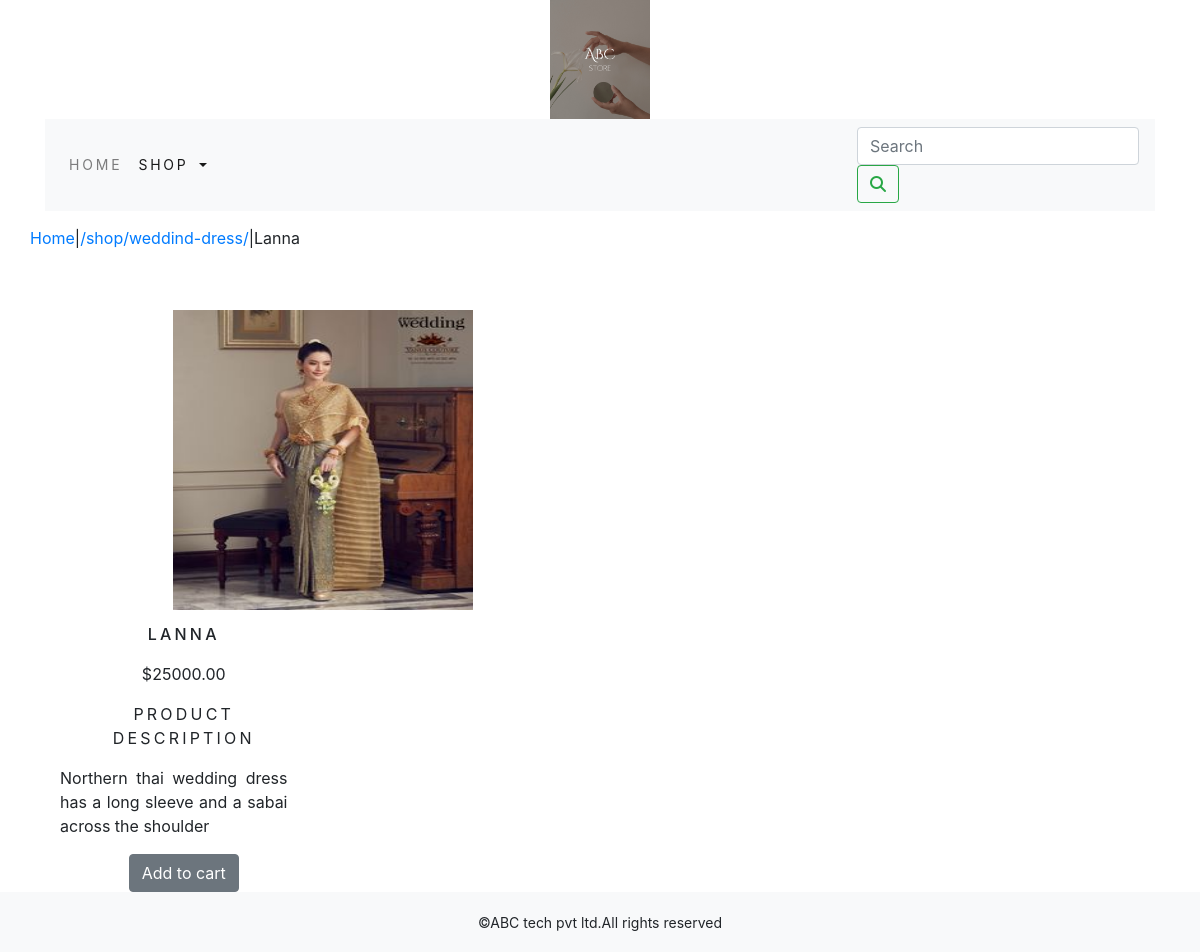
The page /shop/weddind-dress/lanna/ on the database its author committed.
### shop/models.py (models this page shows, shortened)
class Product(models.Model):
    name=models.CharField(max_length=250,unique=True)
    slug=models.SlugField(max_length=250,unique=True)
    description=models.TextField(blank=True)
    price=models.DecimalField(max_digits=10,decimal_places=2)
    category=models.ForeignKey(Category,on_delete=models.CASCADE)
    image=models.ImageField(upload_to='product',blank=True)
    stock=models.IntegerField()
    available=models.BooleanField(default=True)
    created=models.DateTimeField(auto_now_add=True)
    updated=models.DateTimeField(auto_now=True)
    class Meta:
        ordering=('name',)
        verbose_name='product'
        verbose_name_plural='products'

class Category(models.Model):
    name=models.CharField(max_length=250,unique=True)
    slug=models.SlugField(max_length=250,unique=True)
    description=models.TextField(blank=True)
    image=models.ImageField(upload_to='category',blank=True)
    class Meta:
        ordering=('name',)
        verbose_name='category'
        verbose_name_plural='categories'
    def get_url(self):
        return reverse('shop:products_by_category',args=[self.slug])

### shop/views.py (the view)
# urls.py: path('<slug:c_slug>/<slug:product_slug>/',views.proDetail,name='prodCatdetail')
def proDetail(request,c_slug,product_slug):
    try:
        product=Product.objects.get(category__slug=c_slug,slug=product_slug)
    except Exception as e:
        raise e
    return render (request,'product.html',{'product':product})

### cart/context_processors.py (called while the page is built)
def counter(request):
    item_count=0
    if 'admin' in request.path:
        return {}
    else:
        try:
            cart=Cart.objects.filter(cart_id=_cart_id(request))
            cart_items= CartItem.objects.all().filter(cart=cart[:1])
            for cart_item in cart_items:
                item_count += cart_item.quantity
        except Cart.DoesNotExist:
            item_count=0
    return dict(item_count=item_count)

### cart/views.py (called while the page is built)
def _cart_id(request):
    cart=request.session.session_key
    if not cart:
        cart=request.session.create()
    return cart

### shop/context_processors.py (called while the page is built)
def menu_links(request):
    links=Category.objects.all()
    return dict(links=links)

### templates/product.html (shortened to what this page needs)
{% extends 'base.html' %}
{% load static %}
{% block content %}
<div class="row my_prod_row_class">
 <div class="mx_auto">
  <p><a href="{% url 'shop:allProdCat' %}">Home</a>|<a href="{{product.category.get_url}}">{{product.category.get_url}}</a>|{{product.name}}</p>
 </div>
</div>
<div class="container">
<br>
 <div class="row">
   <div class="col-12 col-sm-12 col-md-4 col-lg-6 text-center">
      <div style="min-width:18rem;">
           <img src="{{product.image.url}}" alt="{{product.name}}" width="300px" height="300px">
      <div class="row">
        <div class="col-12 col-sm-12 col-md-4 col-lg-6">
         <h1 class="my_prod_title">{{product.name}}</h1>
          <p>${{product.price}}</p>
          <p class="my_title">Product Description</p>
          <p class="text-justify my_prod_text">{{product.description}}</p>
          {% if product.stock <= 0 %}
            <p class="text-justify my_prod_text"><b>Out Of Stock</b></p>
          {% else %}
             <a class="btn btn-secondary" href="{% url 'cart:add_cart' product.id %}">Add to cart</a>
         {% endif %}
        </div>
      </div>
   </div>
 </div>
</div>
</div>
{% endblock %}

### static/css/custom.css (style rules this page uses)
.my_title { font-size :16px; text-transform :uppercase; letter-spacing :.2em; }
.my_prod_row_class { padding-top :15px; padding-bottom :20px; }
.my_prod_title { font-size:16px; text-transform:uppercase; letter-spacing:.2em; padding-top:15px; padding-bottom:10px; }
.my_prod_text { padding-right :20px; }

### rows shown on the page
Product: category.get_url "/shop/weddind-dress/", name "Lanna", image (picture), name "LANNA", price "25000.00", description "Northern thai wedding dress has a long sleeve and a sabai across the shoulder"
